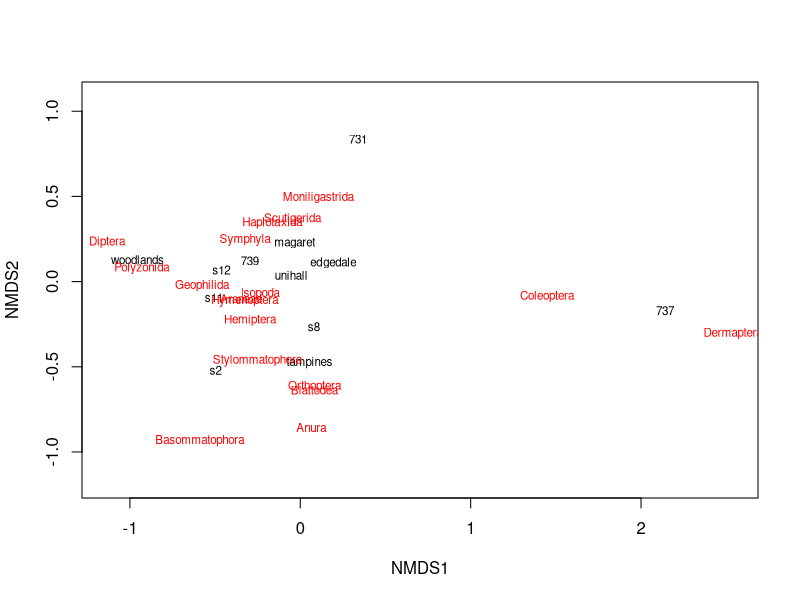
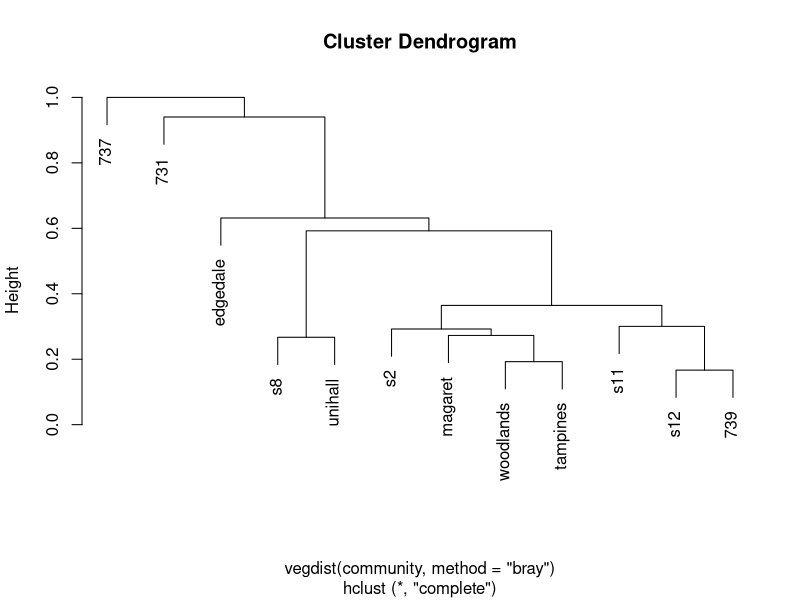
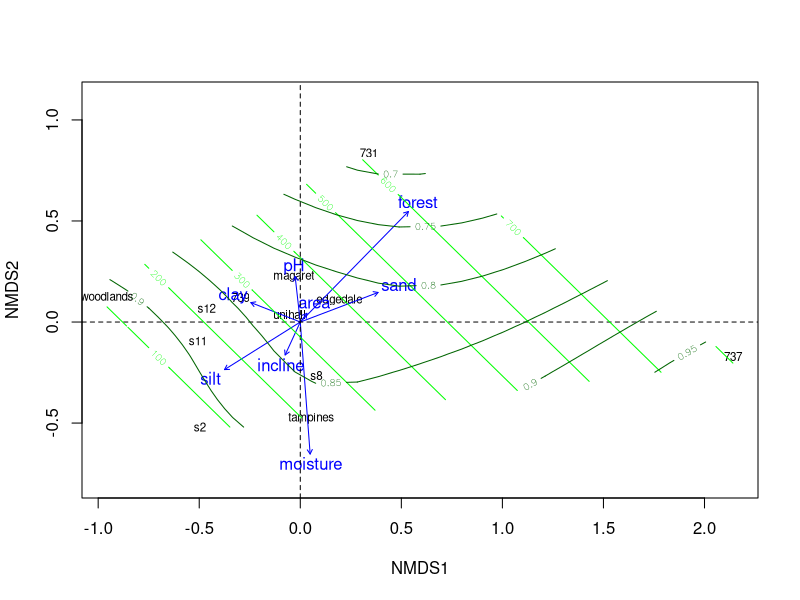
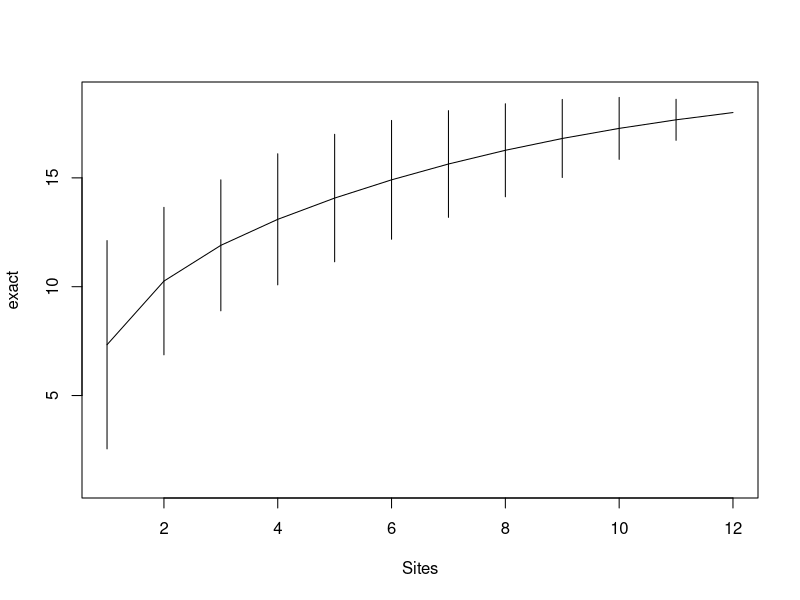
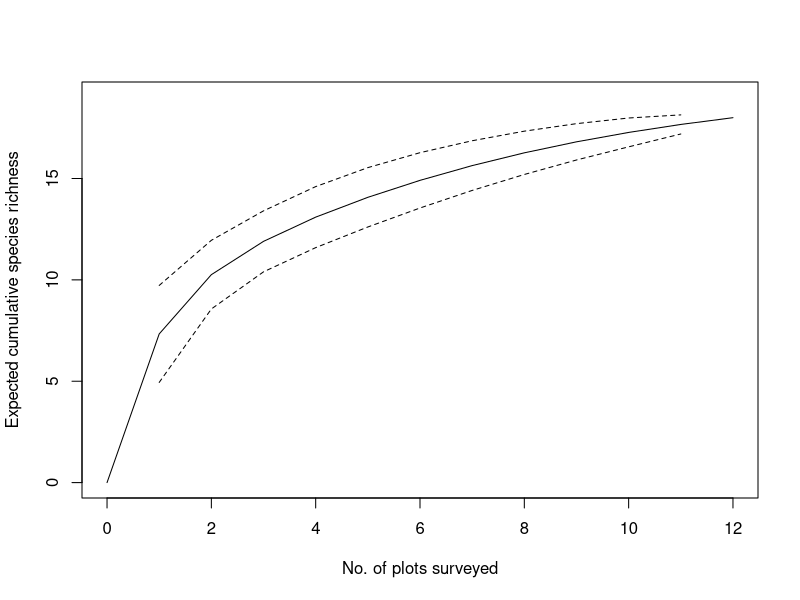

R code for these plots, in order:
##Multiple linear regression
#let's move on to the next data set
#sometimes, it is necesary to assign row names
#especially in ordination so that the data matrix is clean
#but row names must be unique
community <- read.table("community.txt", header=TRUE, row.names=1, sep="\t")
env <- read.table("env.txt", header=TRUE, row.names=1, sep="\t")

env
community

#simple things first: is there an easy way to calculate diversity indices in R?

library(vegan)
#the thing about the vegan package is that the community matrix has to be species as columns and plots as rows
shannon <- diversity(community, index="shannon") #Simpson's also available
specrich <- specnumber(community)

#you can then try building regression models of shannon's index and species richness, etc., with environmental variables

##Ordination: Non-parametric MultiDimensional Scaling
#warning: theory-wise, this can be deep water since we do not learn multivariate statistics in undergraduate courses

grass.mds <- metaMDS(community, distance="bray")
plot(grass.mds, type="t")
#do the plots show any obvious clusters in the ordination space?
grass.clust <- hclust(vegdist(community, method="bray"))
plot(grass.clust)

#Gradient Analysis: find out the correlations of environmental variables with the ordination axes
#fits the environmental variables as a convex hull over the ordination surface
grass.envfit <- envfit(grass.mds, env, permutations=1000) #calculates p-values via permuatations
grass.envfit #degree of correlation given by r2
#see how it looks visually
plot(grass.mds, display="sites", type="t")
plot(grass.envfit, add=TRUE, col="blue")
abline(h=0, lty=2)
abline(v=0, lty=2)
#investigate the actual gradient of change
ordisurf(grass.mds, env$forest, col="green", add=TRUE)
#see why it is called a "convex hull": not always flat surface
ordisurf(grass.mds, env$moisture, col="darkgreen", add=TRUE)

#(if there's time) Species accumulation curves and estimated species richness
grass.sac <- specaccum(community)
plot(grass.sac)
specpool(community)
#if you're familiar with the code, nicer graphs are usually possible
plot(grass.sac$richness~grass.sac$sites, type="n", ylim=c(0,19), xlim=c(0,12), xlab="No. of plots surveyed", ylab="Expected cumulative species richness")
lines(c(0,grass.sac$richness)~c(0,grass.sac$sites))
lines(grass.sac$sites[-12], grass.sac$richness[-12]+grass.sac$sd[-12], lty=2)
lines(grass.sac$sites[-12], grass.sac$richness[-12]-grass.sac$sd[-12], lty=2)